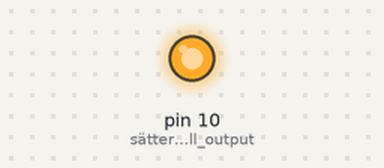
This sketch was run on a simulated Arduino Uno, built with avr-gcc and run on an emulated ATmega328P. Parts: output pins drawn as LEDs (lit = HIGH).

Above: at 1.0 s.
At 6.0 s:
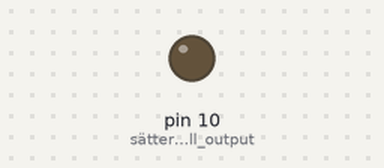
Timing chart, 0 to 13.0 s (numbered marks = the images above):
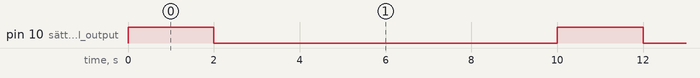

The sketch:

on_off.ino
```cpp
void setup() {

  pinMode(10, OUTPUT);     // sätter pin 10 till output

}

void loop() {

  digitalWrite(10, HIGH);   // sätter pin 10 hög
  delay(2000);          // håller pin 10 höt i 2 minuter
  digitalWrite(10, LOW);    // sätter pin 10 låg
  delay(8000);          // håller pin 10 låg i 8 minuter
}
```

Measured:
- by itself, pin 10 (sätter_pin_10_till_output): alternates HIGH for 2.0 s and LOW for 8.0 s
